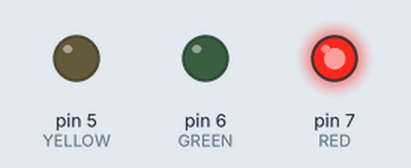
The sketch below on a simulated Arduino Uno, built with avr-gcc and run on an emulated ATmega328P. Parts: output pins drawn as LEDs (lit = HIGH).

Above: at 0.5 s.
At 1.5 s:
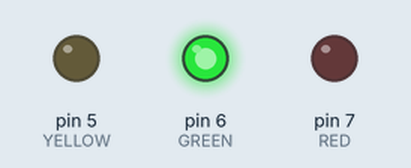
At 5.5 s:
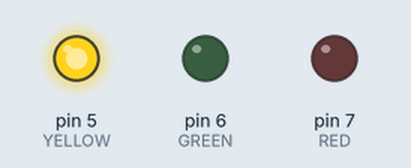
Timing chart, 0 to 6.9 s (numbered marks = the images above):
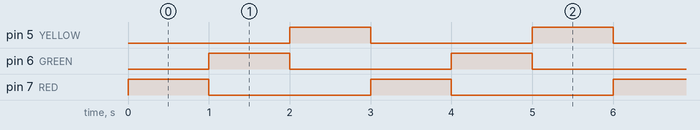

Measured:
- by itself, pin 5 (YELLOW), pin 6 (GREEN), pin 7 (RED): alternates HIGH for 1.0 s and LOW for 2.0 s
- by itself, everything shown: repeats every 3.0 s, in 4 steps

The sketch:

sketch.ino
```cpp
#define RED 7
#define GREEN 6
#define YELLOW 5
void setup() {
  // put your setup code here, to run once:
  pinMode(RED, OUTPUT);
  pinMode(GREEN, OUTPUT);
  pinMode(YELLOW, OUTPUT);

}

void loop() {
  // put your main code here, to run repeatedly:
  digitalWrite(RED, HIGH);
  delay(1000);
  digitalWrite(RED, LOW);
  digitalWrite(GREEN, HIGH);
  delay(1000);
  digitalWrite(GREEN, LOW);
  digitalWrite(YELLOW, HIGH);
  delay(1000);
  digitalWrite(YELLOW, LOW);
}
```
